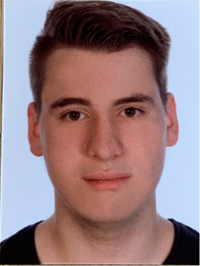
#> input picture img.png, 200 x 266 px
$ python 'Aufgabe 2.py'
#> lines starting #> are read from the running program, lines starting #| are printed output that depends on the picture
import math

import cv2
import imutils
import numpy as np

img = cv2.imread("img.png", cv2.IMREAD_UNCHANGED)
#> img is the input picture: shape (266, 200, 4); mean B, G, R, A 129.3, 124.9, 149.3, 255

ix = -1
iy = -1

(imgH, imgW) = img.shape[:2]  # get dimensions
#> imgH = 266; imgW = 200
(cX, cY) = (imgW // 2, imgH // 2)  # get center
#> cX = 100; cY = 133

point_array = np.array([], np.int32)
point_list = []
finished_drawing = False


def cut_out_face(event, x, y, flags, param):
    global ix, iy, point_array, point_list, finished_drawing, img, imgW, imgH
    ix = x
    iy = y

    if event == cv2.EVENT_LBUTTONDBLCLK:

        if len(point_array) > 2 and distance_of_vectors([ix, iy], point_list[0]) < 10:
            point_list.append(point_list[0])
            point_array = np.array(point_list, np.int32)
            cv2.polylines(img, [point_array.reshape((-1, 1, 2))], True, (0, 255, 0), 2)
            finished_drawing = True
            print("distance between newPoint and firstPoint: " + str(distance_of_vectors([ix, iy], point_list[0])))
            print("finished drawing!")

        if not finished_drawing:
            cv2.circle(img, (ix, iy), 3, (0, 0, 255), -1)
            point_list.append([ix, iy])
            point_array = np.array(point_list, np.int32)
            cv2.polylines(img, [point_array.reshape((-1, 1, 2))], False, (0, 255, 0), 2)
            print("distance between newPoint and firstPoint: " + str(distance_of_vectors([ix, iy], point_list[0])))

    if finished_drawing:
        mask = np.zeros((imgH, imgW), dtype=np.uint8)
        points = np.array([point_array])
        cv2.fillPoly(mask, points, 255)

        img = cv2.bitwise_and(img, img, mask=mask)

        replace_black_with_white()


def distance_of_vectors(l1, l2):
    l3 = [l2[0] - l1[0], l2[1] - l1[1]]
    l3_length = math.sqrt(l3[0] ** 2 + l3[1] ** 2)
    return l3_length


def replace_black_with_white():
    global imgH, imgW, img
    for i in range(imgH):
        for j in range(imgW):
            if img[i, j].sum() == 0:
                img[i, j] = [255, 255, 255, 0]


cv2.imshow("Display Window", img)

cv2.setMouseCallback("Display Window", cut_out_face)

while 1:
    cv2.imshow("Display Window", img)
    k = cv2.waitKey(1)
#> (key e is pressed here)
    # "e" for rotating img
    if k == ord("e"):
        M = cv2.getRotationMatrix2D((cY, cX), 90, 1.0)
#> M = [[6.12e-17, 1, 33], [-1, 6.12e-17, 233]]
        img = imutils.rotate_bound(img, 90)
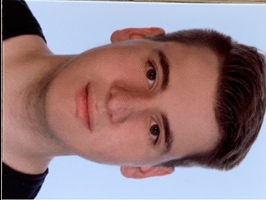
#> img: shape (200, 266, 4); mean B, G, R, A 128.5, 124.2, 148.6, 254

        cv2.imshow("Display Window", img)
        cv2.waitKey(0)

    # Save image
    if k == ord("s"):
        cv2.imwrite("newImg.png", img)

    # Exit program
    if k == ord("q"):
        break

cv2.destroyAllWindows()
